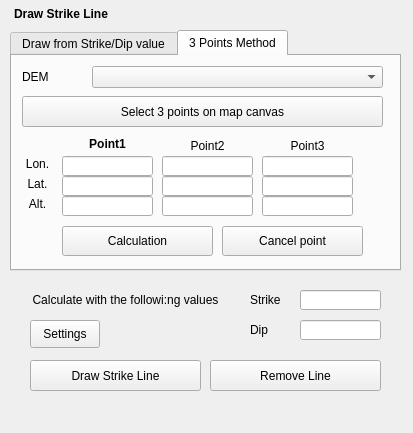
<?xml version="1.0" encoding="UTF-8"?>
<ui version="4.0">
 <class>DrawBoundaryDockWidget</class>
 <widget class="QDockWidget" name="DrawBoundaryDockWidget">
  <property name="geometry">
   <rect>
    <x>0</x>
    <y>0</y>
    <width>413</width>
    <height>433</height>
   </rect>
  </property>
  <property name="sizePolicy">
   <sizepolicy hsizetype="Preferred" vsizetype="Fixed">
    <horstretch>0</horstretch>
    <verstretch>0</verstretch>
   </sizepolicy>
  </property>
  <property name="contextMenuPolicy">
   <enum>Qt::DefaultContextMenu</enum>
  </property>
  <property name="features">
   <set>QDockWidget::DockWidgetFloatable|QDockWidget::DockWidgetMovable</set>
  </property>
  <property name="windowTitle">
   <string>Strike line drawing tool</string>
  </property>
  <widget class="QWidget" name="dockWidgetContents">
   <widget class="QPushButton" name="btnCancel">
    <property name="geometry">
     <rect>
      <x>210</x>
      <y>360</y>
      <width>171</width>
      <height>31</height>
     </rect>
    </property>
    <property name="text">
     <string>Remove Line</string>
    </property>
   </widget>
   <widget class="QPushButton" name="btnDrawStrike">
    <property name="geometry">
     <rect>
      <x>30</x>
      <y>360</y>
      <width>171</width>
      <height>31</height>
     </rect>
    </property>
    <property name="text">
     <string>Draw Strike Line</string>
    </property>
   </widget>
   <widget class="QLabel" name="lblDip">
    <property name="geometry">
     <rect>
      <x>250</x>
      <y>320</y>
      <width>41</width>
      <height>20</height>
     </rect>
    </property>
    <property name="text">
     <string>Dip</string>
    </property>
    <property name="alignment">
     <set>Qt::AlignLeading|Qt::AlignLeft|Qt::AlignVCenter</set>
    </property>
   </widget>
   <widget class="QLabel" name="lblStrike">
    <property name="geometry">
     <rect>
      <x>250</x>
      <y>290</y>
      <width>51</width>
      <height>20</height>
     </rect>
    </property>
    <property name="layoutDirection">
     <enum>Qt::LeftToRight</enum>
    </property>
    <property name="text">
     <string>Strike</string>
    </property>
    <property name="alignment">
     <set>Qt::AlignLeading|Qt::AlignLeft|Qt::AlignVCenter</set>
    </property>
   </widget>
   <widget class="QLineEdit" name="txtStrike">
    <property name="geometry">
     <rect>
      <x>300</x>
      <y>290</y>
      <width>81</width>
      <height>20</height>
     </rect>
    </property>
    <property name="maxLength">
     <number>10</number>
    </property>
    <property name="alignment">
     <set>Qt::AlignLeading|Qt::AlignLeft|Qt::AlignVCenter</set>
    </property>
    <property name="readOnly">
     <bool>true</bool>
    </property>
   </widget>
   <widget class="QLineEdit" name="txtDip">
    <property name="geometry">
     <rect>
      <x>300</x>
      <y>320</y>
      <width>81</width>
      <height>20</height>
     </rect>
    </property>
    <property name="maxLength">
     <number>10</number>
    </property>
    <property name="alignment">
     <set>Qt::AlignLeading|Qt::AlignLeft|Qt::AlignVCenter</set>
    </property>
    <property name="readOnly">
     <bool>true</bool>
    </property>
   </widget>
   <widget class="QTabWidget" name="tabWidget">
    <property name="geometry">
     <rect>
      <x>10</x>
      <y>30</y>
      <width>391</width>
      <height>241</height>
     </rect>
    </property>
    <property name="currentIndex">
     <number>1</number>
    </property>
    <widget class="QWidget" name="tab">
     <attribute name="title">
      <string>Draw from Strike/Dip value</string>
     </attribute>
     <widget class="QPushButton" name="btnSelectFeature">
      <property name="geometry">
       <rect>
        <x>10</x>
        <y>120</y>
        <width>361</width>
        <height>31</height>
       </rect>
      </property>
      <property name="text">
       <string>Get Strike/Dip value from selected point</string>
      </property>
     </widget>
     <widget class="QPushButton" name="btnCancelFeature">
      <property name="geometry">
       <rect>
        <x>10</x>
        <y>160</y>
        <width>361</width>
        <height>31</height>
       </rect>
      </property>
      <property name="text">
       <string>Cancel</string>
      </property>
     </widget>
     <widget class="QLabel" name="lblTargetLayer">
      <property name="geometry">
       <rect>
        <x>10</x>
        <y>70</y>
        <width>101</width>
        <height>21</height>
       </rect>
      </property>
      <property name="text">
       <string>Target Layer</string>
      </property>
     </widget>
     <widget class="QComboBox" name="cboTargerLayer">
      <property name="geometry">
       <rect>
        <x>10</x>
        <y>90</y>
        <width>361</width>
        <height>22</height>
       </rect>
      </property>
     </widget>
     <widget class="QLabel" name="lblMemo">
      <property name="geometry">
       <rect>
        <x>10</x>
        <y>8</y>
        <width>251</width>
        <height>21</height>
       </rect>
      </property>
      <property name="font">
       <font>
        <weight>75</weight>
        <bold>true</bold>
       </font>
      </property>
      <property name="text">
       <string>Please set CRS as follows:</string>
      </property>
     </widget>
     <widget class="QLabel" name="lblMemo_2">
      <property name="geometry">
       <rect>
        <x>10</x>
        <y>26</y>
        <width>351</width>
        <height>21</height>
       </rect>
      </property>
      <property name="font">
       <font>
        <weight>75</weight>
        <bold>true</bold>
       </font>
      </property>
      <property name="text">
       <string> - Current CRS: EPSG:3857</string>
      </property>
     </widget>
     <widget class="QLabel" name="lblMemo_3">
      <property name="geometry">
       <rect>
        <x>10</x>
        <y>45</y>
        <width>351</width>
        <height>21</height>
       </rect>
      </property>
      <property name="font">
       <font>
        <weight>75</weight>
        <bold>true</bold>
       </font>
      </property>
      <property name="text">
       <string> - Source Layer CRS:EPSG:4326</string>
      </property>
     </widget>
    </widget>
    <widget class="QWidget" name="tab_2">
     <attribute name="title">
      <string>3 Points Method</string>
     </attribute>
     <widget class="QLabel" name="lblDemLayer">
      <property name="geometry">
       <rect>
        <x>10</x>
        <y>10</y>
        <width>71</width>
        <height>21</height>
       </rect>
      </property>
      <property name="text">
       <string>DEM</string>
      </property>
     </widget>
     <widget class="QComboBox" name="cboDemLayer">
      <property name="geometry">
       <rect>
        <x>80</x>
        <y>10</y>
        <width>291</width>
        <height>22</height>
       </rect>
      </property>
     </widget>
     <widget class="QPushButton" name="btnSelectPoints">
      <property name="geometry">
       <rect>
        <x>10</x>
        <y>40</y>
        <width>361</width>
        <height>31</height>
       </rect>
      </property>
      <property name="text">
       <string>Select 3 points on map canvas</string>
      </property>
     </widget>
     <widget class="QPushButton" name="btnCalculate">
      <property name="geometry">
       <rect>
        <x>50</x>
        <y>170</y>
        <width>151</width>
        <height>30</height>
       </rect>
      </property>
      <property name="text">
       <string>Calculation</string>
      </property>
     </widget>
     <widget class="QPushButton" name="btnCancelPoints">
      <property name="geometry">
       <rect>
        <x>210</x>
        <y>170</y>
        <width>141</width>
        <height>30</height>
       </rect>
      </property>
      <property name="text">
       <string>Cancel point</string>
      </property>
     </widget>
     <widget class="QLineEdit" name="txtP2x">
      <property name="geometry">
       <rect>
        <x>150</x>
        <y>100</y>
        <width>91</width>
        <height>20</height>
       </rect>
      </property>
     </widget>
     <widget class="QLineEdit" name="txtP1x">
      <property name="geometry">
       <rect>
        <x>50</x>
        <y>100</y>
        <width>91</width>
        <height>20</height>
       </rect>
      </property>
     </widget>
     <widget class="QLineEdit" name="txtP3x">
      <property name="geometry">
       <rect>
        <x>250</x>
        <y>100</y>
        <width>91</width>
        <height>20</height>
       </rect>
      </property>
     </widget>
     <widget class="QLabel" name="lblP1">
      <property name="geometry">
       <rect>
        <x>60</x>
        <y>80</y>
        <width>71</width>
        <height>16</height>
       </rect>
      </property>
      <property name="font">
       <font>
        <weight>75</weight>
        <bold>true</bold>
       </font>
      </property>
      <property name="text">
       <string>Point1</string>
      </property>
      <property name="alignment">
       <set>Qt::AlignCenter</set>
      </property>
     </widget>
     <widget class="QLabel" name="lblP2x">
      <property name="geometry">
       <rect>
        <x>160</x>
        <y>80</y>
        <width>71</width>
        <height>20</height>
       </rect>
      </property>
      <property name="text">
       <string>Point2</string>
      </property>
      <property name="alignment">
       <set>Qt::AlignCenter</set>
      </property>
     </widget>
     <widget class="QLabel" name="lblP3">
      <property name="geometry">
       <rect>
        <x>260</x>
        <y>80</y>
        <width>71</width>
        <height>20</height>
       </rect>
      </property>
      <property name="text">
       <string>Point3</string>
      </property>
      <property name="alignment">
       <set>Qt::AlignCenter</set>
      </property>
     </widget>
     <widget class="QLineEdit" name="txtP2y">
      <property name="geometry">
       <rect>
        <x>150</x>
        <y>120</y>
        <width>91</width>
        <height>20</height>
       </rect>
      </property>
     </widget>
     <widget class="QLineEdit" name="txtP3y">
      <property name="geometry">
       <rect>
        <x>250</x>
        <y>120</y>
        <width>91</width>
        <height>20</height>
       </rect>
      </property>
     </widget>
     <widget class="QLineEdit" name="txtP1y">
      <property name="geometry">
       <rect>
        <x>50</x>
        <y>120</y>
        <width>91</width>
        <height>20</height>
       </rect>
      </property>
     </widget>
     <widget class="QLineEdit" name="txtP2z">
      <property name="geometry">
       <rect>
        <x>150</x>
        <y>140</y>
        <width>91</width>
        <height>20</height>
       </rect>
      </property>
     </widget>
     <widget class="QLineEdit" name="txtP3z">
      <property name="geometry">
       <rect>
        <x>250</x>
        <y>140</y>
        <width>91</width>
        <height>20</height>
       </rect>
      </property>
     </widget>
     <widget class="QLineEdit" name="txtP1z">
      <property name="geometry">
       <rect>
        <x>50</x>
        <y>140</y>
        <width>91</width>
        <height>20</height>
       </rect>
      </property>
     </widget>
     <widget class="QLabel" name="lblP1_2">
      <property name="geometry">
       <rect>
        <x>0</x>
        <y>100</y>
        <width>51</width>
        <height>16</height>
       </rect>
      </property>
      <property name="text">
       <string>Lon.</string>
      </property>
      <property name="alignment">
       <set>Qt::AlignCenter</set>
      </property>
     </widget>
     <widget class="QLabel" name="lblP1_3">
      <property name="geometry">
       <rect>
        <x>0</x>
        <y>120</y>
        <width>51</width>
        <height>16</height>
       </rect>
      </property>
      <property name="text">
       <string>Lat.</string>
      </property>
      <property name="alignment">
       <set>Qt::AlignCenter</set>
      </property>
     </widget>
     <widget class="QLabel" name="lblP1_4">
      <property name="geometry">
       <rect>
        <x>0</x>
        <y>140</y>
        <width>51</width>
        <height>16</height>
       </rect>
      </property>
      <property name="text">
       <string>Alt.</string>
      </property>
      <property name="alignment">
       <set>Qt::AlignCenter</set>
      </property>
     </widget>
    </widget>
   </widget>
   <widget class="QLabel" name="label">
    <property name="geometry">
     <rect>
      <x>14</x>
      <y>6</y>
      <width>250</width>
      <height>16</height>
     </rect>
    </property>
    <property name="font">
     <font>
      <weight>75</weight>
      <bold>true</bold>
     </font>
    </property>
    <property name="text">
     <string>Draw Strike Line</string>
    </property>
   </widget>
   <widget class="QLabel" name="lblStrike_2">
    <property name="geometry">
     <rect>
      <x>10</x>
      <y>290</y>
      <width>231</width>
      <height>20</height>
     </rect>
    </property>
    <property name="text">
     <string>Calculate with the followi:ng values</string>
    </property>
    <property name="alignment">
     <set>Qt::AlignCenter</set>
    </property>
   </widget>
   <widget class="QPushButton" name="btnSettings">
    <property name="geometry">
     <rect>
      <x>30</x>
      <y>320</y>
      <width>70</width>
      <height>28</height>
     </rect>
    </property>
    <property name="text">
     <string>Settings</string>
    </property>
   </widget>
  </widget>
 </widget>
 <tabstops>
  <tabstop>tabWidget</tabstop>
  <tabstop>cboTargerLayer</tabstop>
  <tabstop>btnSelectFeature</tabstop>
  <tabstop>btnCancelFeature</tabstop>
  <tabstop>cboDemLayer</tabstop>
  <tabstop>btnSelectPoints</tabstop>
  <tabstop>btnCalculate</tabstop>
  <tabstop>btnCancelPoints</tabstop>
  <tabstop>btnDrawStrike</tabstop>
  <tabstop>btnCancel</tabstop>
  <tabstop>txtP1x</tabstop>
  <tabstop>txtP2y</tabstop>
  <tabstop>txtP3x</tabstop>
  <tabstop>txtP3y</tabstop>
  <tabstop>txtP1y</tabstop>
  <tabstop>txtP2z</tabstop>
  <tabstop>txtP3z</tabstop>
  <tabstop>txtP1z</tabstop>
  <tabstop>txtP2x</tabstop>
  <tabstop>txtDip</tabstop>
  <tabstop>txtStrike</tabstop>
 </tabstops>
 <resources/>
 <connections/>
</ui>
